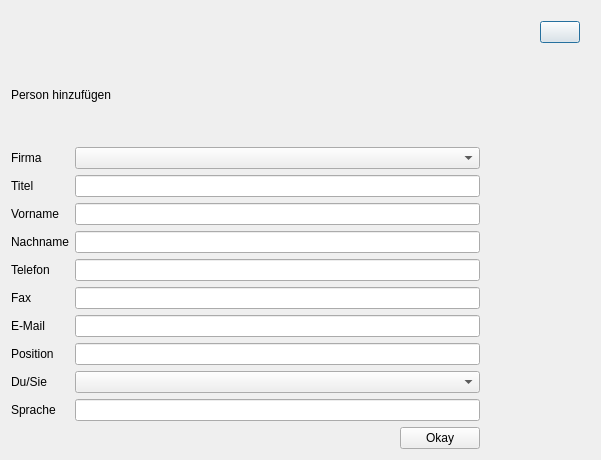
<?xml version="1.0" encoding="UTF-8"?>
<ui version="4.0">
 <class>createPerson</class>
 <widget class="QDialog" name="createPerson">
  <property name="geometry">
   <rect>
    <x>0</x>
    <y>0</y>
    <width>601</width>
    <height>460</height>
   </rect>
  </property>
  <property name="windowTitle">
   <string>Dialog</string>
  </property>
  <layout class="QVBoxLayout" name="verticalLayout_2">
   <item>
    <layout class="QVBoxLayout" name="verticalLayout">
     <property name="topMargin">
      <number>10</number>
     </property>
     <property name="rightMargin">
      <number>10</number>
     </property>
     <item>
      <layout class="QHBoxLayout" name="horizontalLayout_2">
       <property name="spacing">
        <number>6</number>
       </property>
       <item>
        <spacer name="horizontalSpacer_2">
         <property name="orientation">
          <enum>Qt::Horizontal</enum>
         </property>
         <property name="sizeHint" stdset="0">
          <size>
           <width>40</width>
           <height>20</height>
          </size>
         </property>
        </spacer>
       </item>
       <item>
        <widget class="QPushButton" name="pb_close">
         <property name="text">
          <string/>
         </property>
        </widget>
       </item>
      </layout>
     </item>
     <item>
      <widget class="QLabel" name="l_dialogTitle">
       <property name="text">
        <string>Person hinzufügen</string>
       </property>
      </widget>
     </item>
     <item>
      <layout class="QFormLayout" name="formLayout">
       <property name="rightMargin">
        <number>100</number>
       </property>
       <item row="0" column="0">
        <widget class="QLabel" name="l_company">
         <property name="text">
          <string>Firma</string>
         </property>
        </widget>
       </item>
       <item row="0" column="1">
        <widget class="QComboBox" name="cb_company"/>
       </item>
       <item row="1" column="0">
        <widget class="QLabel" name="label_8">
         <property name="text">
          <string>Titel</string>
         </property>
        </widget>
       </item>
       <item row="1" column="1">
        <widget class="QLineEdit" name="le_title"/>
       </item>
       <item row="2" column="0">
        <widget class="QLabel" name="label_2">
         <property name="text">
          <string>Vorname</string>
         </property>
        </widget>
       </item>
       <item row="2" column="1">
        <widget class="QLineEdit" name="le_firstName"/>
       </item>
       <item row="3" column="0">
        <widget class="QLabel" name="label_3">
         <property name="text">
          <string>Nachname</string>
         </property>
        </widget>
       </item>
       <item row="3" column="1">
        <widget class="QLineEdit" name="le_surname"/>
       </item>
       <item row="4" column="0">
        <widget class="QLabel" name="label_4">
         <property name="text">
          <string>Telefon</string>
         </property>
        </widget>
       </item>
       <item row="4" column="1">
        <widget class="QLineEdit" name="le_phone"/>
       </item>
       <item row="5" column="0">
        <widget class="QLabel" name="label_5">
         <property name="text">
          <string>Fax</string>
         </property>
        </widget>
       </item>
       <item row="5" column="1">
        <widget class="QLineEdit" name="le_fax"/>
       </item>
       <item row="6" column="0">
        <widget class="QLabel" name="label_6">
         <property name="text">
          <string>E-Mail</string>
         </property>
        </widget>
       </item>
       <item row="6" column="1">
        <widget class="QLineEdit" name="le_email"/>
       </item>
       <item row="7" column="0">
        <widget class="QLabel" name="label_10">
         <property name="text">
          <string>Position</string>
         </property>
        </widget>
       </item>
       <item row="7" column="1">
        <widget class="QLineEdit" name="le_position"/>
       </item>
       <item row="8" column="0">
        <widget class="QLabel" name="label_7">
         <property name="text">
          <string>Du/Sie</string>
         </property>
        </widget>
       </item>
       <item row="8" column="1">
        <widget class="QComboBox" name="cb_you">
         <property name="iconSize">
          <size>
           <width>16</width>
           <height>16</height>
          </size>
         </property>
         <property name="frame">
          <bool>true</bool>
         </property>
        </widget>
       </item>
       <item row="9" column="0">
        <widget class="QLabel" name="label_9">
         <property name="text">
          <string>Sprache</string>
         </property>
        </widget>
       </item>
       <item row="9" column="1">
        <widget class="QLineEdit" name="le_language"/>
       </item>
       <item row="10" column="1">
        <layout class="QHBoxLayout" name="horizontalLayout">
         <item>
          <spacer name="horizontalSpacer">
           <property name="orientation">
            <enum>Qt::Horizontal</enum>
           </property>
           <property name="sizeHint" stdset="0">
            <size>
             <width>40</width>
             <height>20</height>
            </size>
           </property>
          </spacer>
         </item>
         <item>
          <widget class="QPushButton" name="pb_okay">
           <property name="layoutDirection">
            <enum>Qt::LeftToRight</enum>
           </property>
           <property name="text">
            <string>Okay</string>
           </property>
          </widget>
         </item>
        </layout>
       </item>
      </layout>
     </item>
    </layout>
   </item>
  </layout>
 </widget>
 <tabstops>
  <tabstop>cb_company</tabstop>
  <tabstop>le_title</tabstop>
  <tabstop>le_firstName</tabstop>
  <tabstop>le_surname</tabstop>
  <tabstop>le_phone</tabstop>
  <tabstop>le_fax</tabstop>
  <tabstop>le_email</tabstop>
  <tabstop>le_position</tabstop>
  <tabstop>cb_you</tabstop>
  <tabstop>le_language</tabstop>
 </tabstops>
 <resources/>
 <connections/>
</ui>
